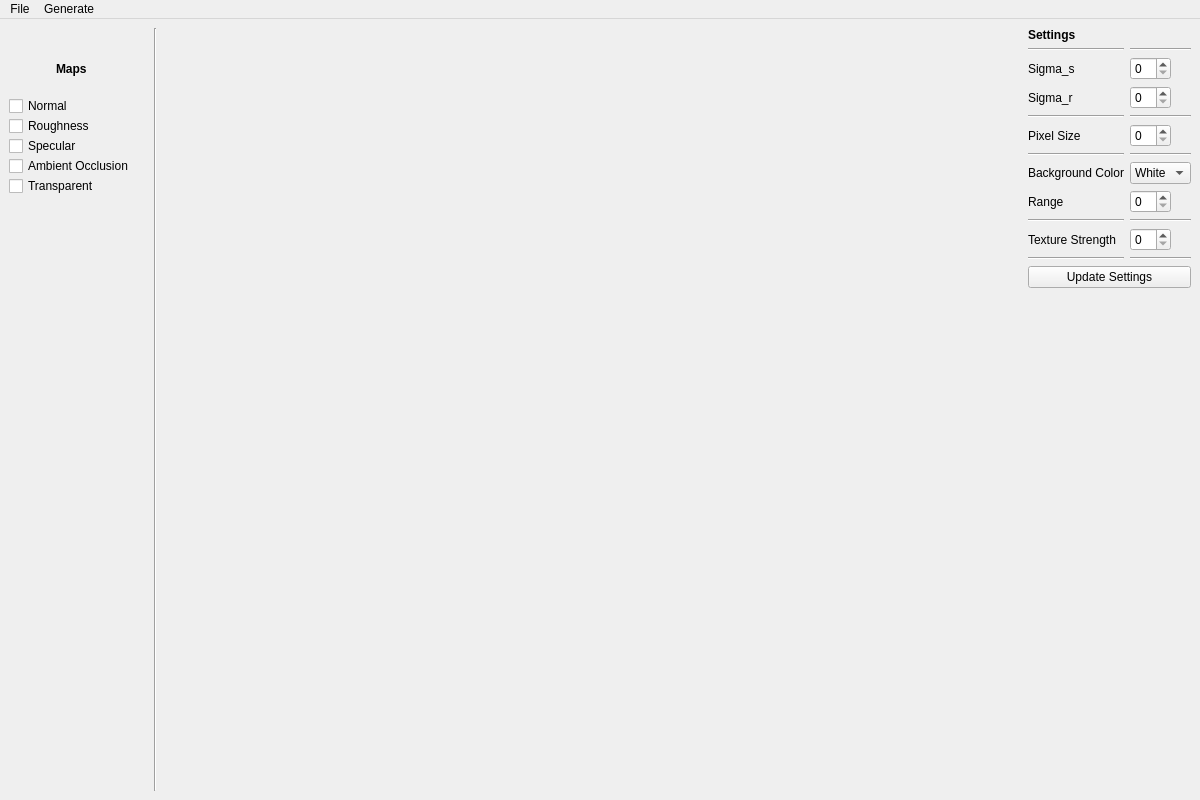
<?xml version="1.0" encoding="UTF-8"?>
<ui version="4.0">
 <class>MainWindow</class>
 <widget class="QMainWindow" name="MainWindow">
  <property name="geometry">
   <rect>
    <x>0</x>
    <y>0</y>
    <width>1200</width>
    <height>800</height>
   </rect>
  </property>
  <property name="minimumSize">
   <size>
    <width>1200</width>
    <height>800</height>
   </size>
  </property>
  <property name="maximumSize">
   <size>
    <width>16777215</width>
    <height>16777215</height>
   </size>
  </property>
  <property name="windowTitle">
   <string>MainWindow</string>
  </property>
  <widget class="QWidget" name="centralwidget">
   <layout class="QHBoxLayout" name="horizontalLayout_2">
    <item>
     <layout class="QHBoxLayout" name="horizontalLayout" stretch="0,0,0">
      <property name="spacing">
       <number>20</number>
      </property>
      <item>
       <layout class="QVBoxLayout" name="verticalLayout" stretch="0,0,0,0">
        <item>
         <widget class="QLabel" name="drag_and_drop_image">
          <property name="text">
           <string/>
          </property>
         </widget>
        </item>
        <item alignment="Qt::AlignHCenter">
         <widget class="QLabel" name="label_6">
          <property name="font">
           <font>
            <bold>true</bold>
           </font>
          </property>
          <property name="text">
           <string>Maps</string>
          </property>
         </widget>
        </item>
        <item>
         <layout class="QVBoxLayout" name="verticalLayout_3">
          <property name="spacing">
           <number>0</number>
          </property>
          <item>
           <widget class="QCheckBox" name="normal_map_checkbox">
            <property name="text">
             <string>Normal</string>
            </property>
           </widget>
          </item>
          <item>
           <widget class="QCheckBox" name="roughness_map_checkbox">
            <property name="text">
             <string>Roughness</string>
            </property>
           </widget>
          </item>
          <item>
           <widget class="QCheckBox" name="specular_map_checkbox">
            <property name="text">
             <string>Specular</string>
            </property>
           </widget>
          </item>
          <item>
           <widget class="QCheckBox" name="ao_map_checkbox">
            <property name="text">
             <string>Ambient Occlusion</string>
            </property>
           </widget>
          </item>
          <item>
           <widget class="QCheckBox" name="Transparent_map_checkbox">
            <property name="text">
             <string>Transparent</string>
            </property>
           </widget>
          </item>
         </layout>
        </item>
        <item>
         <spacer name="verticalSpacer">
          <property name="orientation">
           <enum>Qt::Vertical</enum>
          </property>
          <property name="sizeHint" stdset="0">
           <size>
            <width>20</width>
            <height>40</height>
           </size>
          </property>
         </spacer>
        </item>
       </layout>
      </item>
      <item>
       <widget class="Line" name="line_12">
        <property name="orientation">
         <enum>Qt::Vertical</enum>
        </property>
       </widget>
      </item>
      <item>
       <layout class="QVBoxLayout" name="verticalLayout_2" stretch="1,0">
        <item>
         <layout class="QHBoxLayout" name="horizontalLayout_10" stretch="0,0">
          <item alignment="Qt::AlignRight">
           <widget class="QLabel" name="selected_image_label">
            <property name="text">
             <string/>
            </property>
           </widget>
          </item>
          <item alignment="Qt::AlignLeft">
           <widget class="QLabel" name="preview_1">
            <property name="cursor">
             <cursorShape>PointingHandCursor</cursorShape>
            </property>
            <property name="text">
             <string/>
            </property>
           </widget>
          </item>
         </layout>
        </item>
        <item>
         <layout class="QHBoxLayout" name="horizontalLayout_7">
          <property name="topMargin">
           <number>9</number>
          </property>
          <property name="bottomMargin">
           <number>34</number>
          </property>
          <item>
           <spacer name="horizontalSpacer_2">
            <property name="orientation">
             <enum>Qt::Horizontal</enum>
            </property>
            <property name="sizeHint" stdset="0">
             <size>
              <width>40</width>
              <height>20</height>
             </size>
            </property>
           </spacer>
          </item>
          <item>
           <widget class="QLabel" name="preview_2">
            <property name="text">
             <string/>
            </property>
           </widget>
          </item>
          <item>
           <widget class="QLabel" name="preview_3">
            <property name="text">
             <string/>
            </property>
           </widget>
          </item>
          <item>
           <widget class="QLabel" name="preview_4">
            <property name="text">
             <string/>
            </property>
           </widget>
          </item>
          <item>
           <widget class="QLabel" name="preview_5">
            <property name="text">
             <string/>
            </property>
           </widget>
          </item>
          <item>
           <spacer name="horizontalSpacer">
            <property name="orientation">
             <enum>Qt::Horizontal</enum>
            </property>
            <property name="sizeHint" stdset="0">
             <size>
              <width>40</width>
              <height>20</height>
             </size>
            </property>
           </spacer>
          </item>
         </layout>
        </item>
       </layout>
      </item>
     </layout>
    </item>
    <item>
     <layout class="QVBoxLayout" name="verticalLayout_4">
      <item>
       <layout class="QGridLayout" name="gridLayout_5" columnstretch="0,0">
        <item row="3" column="1" alignment="Qt::AlignLeft">
         <widget class="QSpinBox" name="sigma_r_spinbox"/>
        </item>
        <item row="6" column="0">
         <widget class="Line" name="line_2">
          <property name="orientation">
           <enum>Qt::Horizontal</enum>
          </property>
         </widget>
        </item>
        <item row="2" column="1" alignment="Qt::AlignLeft">
         <widget class="QSpinBox" name="sigma_s_spinbox"/>
        </item>
        <item row="5" column="1" alignment="Qt::AlignLeft">
         <widget class="QSpinBox" name="pixel_size_spinbox"/>
        </item>
        <item row="2" column="0">
         <widget class="QLabel" name="label_9">
          <property name="text">
           <string>Sigma_s</string>
          </property>
         </widget>
        </item>
        <item row="1" column="1">
         <widget class="Line" name="line_5">
          <property name="orientation">
           <enum>Qt::Horizontal</enum>
          </property>
         </widget>
        </item>
        <item row="7" column="1" alignment="Qt::AlignLeft">
         <widget class="QComboBox" name="transparent_comboBox">
          <property name="cursor">
           <cursorShape>PointingHandCursor</cursorShape>
          </property>
          <property name="currentIndex">
           <number>0</number>
          </property>
          <item>
           <property name="text">
            <string>White</string>
           </property>
          </item>
          <item>
           <property name="text">
            <string>Black</string>
           </property>
          </item>
         </widget>
        </item>
        <item row="4" column="0">
         <widget class="Line" name="line_6">
          <property name="orientation">
           <enum>Qt::Horizontal</enum>
          </property>
         </widget>
        </item>
        <item row="8" column="0">
         <widget class="QLabel" name="label_11">
          <property name="text">
           <string>Range</string>
          </property>
         </widget>
        </item>
        <item row="10" column="1" alignment="Qt::AlignLeft">
         <widget class="QSpinBox" name="normal_size_spinbox"/>
        </item>
        <item row="3" column="0">
         <widget class="QLabel" name="label_5">
          <property name="text">
           <string>Sigma_r</string>
          </property>
         </widget>
        </item>
        <item row="11" column="1">
         <widget class="Line" name="line_11">
          <property name="orientation">
           <enum>Qt::Horizontal</enum>
          </property>
         </widget>
        </item>
        <item row="0" column="0">
         <widget class="QLabel" name="label_4">
          <property name="font">
           <font>
            <bold>true</bold>
           </font>
          </property>
          <property name="text">
           <string>Settings</string>
          </property>
         </widget>
        </item>
        <item row="5" column="0">
         <widget class="QLabel" name="label_10">
          <property name="text">
           <string>Pixel Size</string>
          </property>
         </widget>
        </item>
        <item row="11" column="0">
         <widget class="Line" name="line_10">
          <property name="orientation">
           <enum>Qt::Horizontal</enum>
          </property>
         </widget>
        </item>
        <item row="7" column="0">
         <widget class="QLabel" name="label_7">
          <property name="text">
           <string>Background Color</string>
          </property>
         </widget>
        </item>
        <item row="6" column="1">
         <widget class="Line" name="line_3">
          <property name="orientation">
           <enum>Qt::Horizontal</enum>
          </property>
         </widget>
        </item>
        <item row="9" column="1">
         <widget class="Line" name="line_9">
          <property name="orientation">
           <enum>Qt::Horizontal</enum>
          </property>
         </widget>
        </item>
        <item row="4" column="1">
         <widget class="Line" name="line_7">
          <property name="orientation">
           <enum>Qt::Horizontal</enum>
          </property>
         </widget>
        </item>
        <item row="10" column="0">
         <widget class="QLabel" name="label_12">
          <property name="text">
           <string>Texture Strength</string>
          </property>
         </widget>
        </item>
        <item row="9" column="0">
         <widget class="Line" name="line_8">
          <property name="orientation">
           <enum>Qt::Horizontal</enum>
          </property>
         </widget>
        </item>
        <item row="1" column="0">
         <widget class="Line" name="line_4">
          <property name="orientation">
           <enum>Qt::Horizontal</enum>
          </property>
         </widget>
        </item>
        <item row="8" column="1" alignment="Qt::AlignLeft">
         <widget class="QSpinBox" name="transparent_size_spinbox"/>
        </item>
       </layout>
      </item>
      <item>
       <widget class="QPushButton" name="update_btn">
        <property name="cursor">
         <cursorShape>PointingHandCursor</cursorShape>
        </property>
        <property name="text">
         <string>Update Settings</string>
        </property>
       </widget>
      </item>
      <item>
       <spacer name="verticalSpacer_2">
        <property name="orientation">
         <enum>Qt::Vertical</enum>
        </property>
        <property name="sizeHint" stdset="0">
         <size>
          <width>20</width>
          <height>40</height>
         </size>
        </property>
       </spacer>
      </item>
     </layout>
    </item>
   </layout>
  </widget>
  <widget class="QMenuBar" name="menuBar">
   <property name="geometry">
    <rect>
     <x>0</x>
     <y>0</y>
     <width>1200</width>
     <height>24</height>
    </rect>
   </property>
   <widget class="QMenu" name="menuFilters">
    <property name="title">
     <string>Generate</string>
    </property>
    <addaction name="actionPBR"/>
    <addaction name="actionStylized"/>
    <addaction name="actionPixel"/>
   </widget>
   <widget class="QMenu" name="menuFile">
    <property name="title">
     <string>File</string>
    </property>
    <addaction name="actionOpen_Texture"/>
    <addaction name="actionSave_New_Textures"/>
   </widget>
   <addaction name="menuFile"/>
   <addaction name="menuFilters"/>
  </widget>
  <action name="actionPBR">
   <property name="text">
    <string>PBR</string>
   </property>
  </action>
  <action name="actionStylized">
   <property name="text">
    <string>Stylized</string>
   </property>
  </action>
  <action name="actionPixel">
   <property name="text">
    <string>Pixel</string>
   </property>
  </action>
  <action name="actionOpen_Texture">
   <property name="text">
    <string>Open Texture</string>
   </property>
  </action>
  <action name="actionSave_New_Textures">
   <property name="text">
    <string>Save New Textures</string>
   </property>
  </action>
 </widget>
 <resources/>
 <connections/>
</ui>
